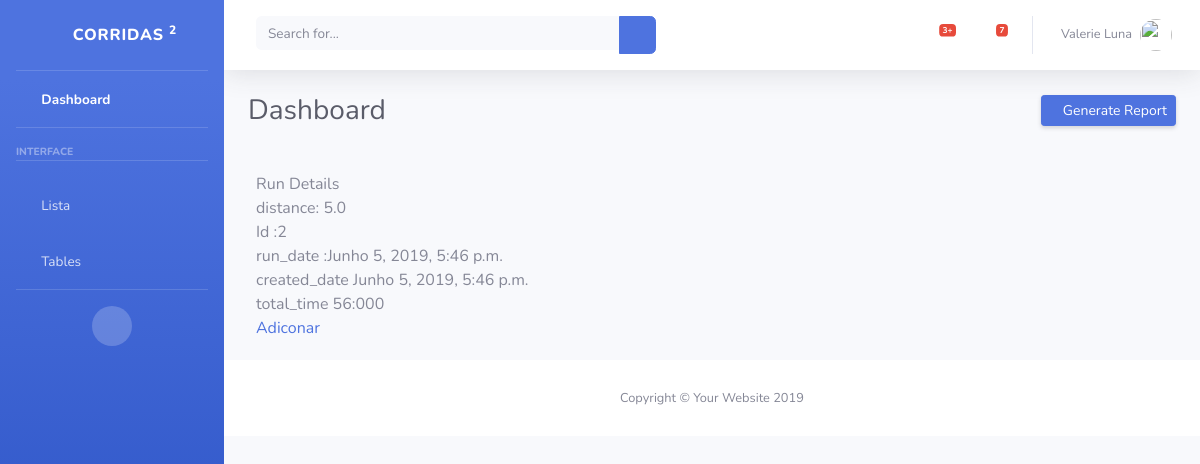
/run/view/2, run on the app's committed database.
### core/models.py (models this page shows)
class Run(models.Model):
    id_run = models.AutoField(primary_key=True)
    run_date = models.DateTimeField(default=timezone.now)
    created_date = models.DateTimeField( default=timezone.now)
    total_time = models.CharField(max_length=200)
    distance = models.FloatField()

### core/views.py (the view)
# urls.py: path('view/<int:pk>', views.RunView.as_view(), name='run_view'),
class RunView(DetailView):
    model = Run

### core/templates/core/run_detail.html
{% extends 'base.html' %}
{% block content %}
<div class="card-body">
Run Details<br>
distance: {{object.distance}}<br>
Id :{{object.id_run}}  <br>
run_date  :{{object.run_date}}  <br>
created_date {{object.created_date}} <br>
total_time {{object.total_time}} <br>
<a href="{% url 'step_form' object.id_run %}">Adiconar</a>
</div>
{% endblock %}

### data on the page
Run: distance "5.0", id_run "2", run_date "Junho 5, 2019, 5:46 p.m.", created_date "Junho 5, 2019, 5:46 p.m.", total_time "56:000"
